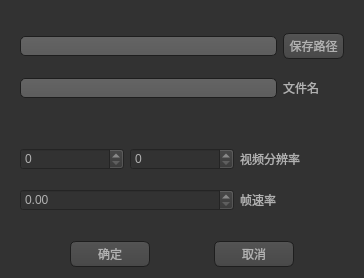
<?xml version="1.0" encoding="UTF-8"?>
<ui version="4.0">
 <class>Form</class>
 <widget class="QWidget" name="Form">
  <property name="geometry">
   <rect>
    <x>0</x>
    <y>0</y>
    <width>364</width>
    <height>278</height>
   </rect>
  </property>
  <property name="windowTitle">
   <string>Form</string>
  </property>
  <property name="styleSheet">
   <string notr="true">QToolTip
{
     border: 1px solid black;
     background-color: #ffa02f;
     padding: 1px;
     border-radius: 3px;
     opacity: 100;
}
 
QWidget
{
    color: #b1b1b1;
    background-color: #323232;
}
 
QWidget:item:hover
{
    background-color: QLinearGradient( x1: 0, y1: 0, x2: 0, y2: 1, stop: 0 #ffa02f, stop: 1 #ca0619);
    color: #000000;
}
 
QWidget:item:selected
{
    background-color: QLinearGradient( x1: 0, y1: 0, x2: 0, y2: 1, stop: 0 #ffa02f, stop: 1 #d7801a);
}
 
QMenuBar::item
{
    background: transparent;
}
 
QMenuBar::item:selected
{
    background: transparent;
    border: 1px solid #ffaa00;
}
 
QMenuBar::item:pressed
{
    background: #444;
    border: 1px solid #000;
    background-color: QLinearGradient(
        x1:0, y1:0,
        x2:0, y2:1,
        stop:1 #212121,
        stop:0.4 #343434/*,
        stop:0.2 #343434,
        stop:0.1 #ffaa00*/
    );
    margin-bottom:-1px;
    padding-bottom:1px;
}
 
QMenu
{
    border: 1px solid #000;
}
 
QMenu::item
{
    padding: 2px 20px 2px 20px;
}
 
QMenu::item:selected
{
    color: #000000;
}
 
QWidget:disabled
{
    color: #404040;
    background-color: #323232;
}
 
QAbstractItemView
{
    background-color: QLinearGradient( x1: 0, y1: 0, x2: 0, y2: 1, stop: 0 #4d4d4d, stop: 0.1 #646464, stop: 1 #5d5d5d);
}
 
QWidget:focus
{
    /*border: 2px solid QLinearGradient( x1: 0, y1: 0, x2: 0, y2: 1, stop: 0 #ffa02f, stop: 1 #d7801a);*/
}
 
QLineEdit
{
    background-color: QLinearGradient( x1: 0, y1: 0, x2: 0, y2: 1, stop: 0 #4d4d4d, stop: 0 #646464, stop: 1 #5d5d5d);
    padding: 1px;
    border-style: solid;
    border: 1px solid #1e1e1e;
    border-radius: 5;
}
 
QPushButton
{
    color: #b1b1b1;
    background-color: QLinearGradient( x1: 0, y1: 0, x2: 0, y2: 1, stop: 0 #565656, stop: 0.1 #525252, stop: 0.5 #4e4e4e, stop: 0.9 #4a4a4a, stop: 1 #464646);
    border-width: 1px;
    border-color: #1e1e1e;
    border-style: solid;
    border-radius: 6;
    padding: 3px;
    font-size: 12px;
    padding-left: 5px;
    padding-right: 5px;
}
 
QPushButton:pressed
{
    background-color: QLinearGradient( x1: 0, y1: 0, x2: 0, y2: 1, stop: 0 #2d2d2d, stop: 0.1 #2b2b2b, stop: 0.5 #292929, stop: 0.9 #282828, stop: 1 #252525);
}
 
QComboBox
{
    selection-background-color: #ffaa00;
    background-color: QLinearGradient( x1: 0, y1: 0, x2: 0, y2: 1, stop: 0 #565656, stop: 0.1 #525252, stop: 0.5 #4e4e4e, stop: 0.9 #4a4a4a, stop: 1 #464646);
    border-style: solid;
    border: 1px solid #1e1e1e;
    border-radius: 5;
}
 
QComboBox:hover,QPushButton:hover
{
    border: 2px solid QLinearGradient( x1: 0, y1: 0, x2: 0, y2: 1, stop: 0 #ffa02f, stop: 1 #d7801a);
}
 
 
QComboBox:on
{
    padding-top: 3px;
    padding-left: 4px;
    background-color: QLinearGradient( x1: 0, y1: 0, x2: 0, y2: 1, stop: 0 #2d2d2d, stop: 0.1 #2b2b2b, stop: 0.5 #292929, stop: 0.9 #282828, stop: 1 #252525);
    selection-background-color: #ffaa00;
}
 
QComboBox QAbstractItemView
{
    border: 2px solid darkgray;
    selection-background-color: QLinearGradient( x1: 0, y1: 0, x2: 0, y2: 1, stop: 0 #ffa02f, stop: 1 #d7801a);
}
 
QComboBox::drop-down
{
     subcontrol-origin: padding;
     subcontrol-position: top right;
     width: 15px;
 
     border-left-width: 0px;
     border-left-color: darkgray;
     border-left-style: solid; /* just a single line */
     border-top-right-radius: 3px; /* same radius as the QComboBox */
     border-bottom-right-radius: 3px;
 }
 
QComboBox::down-arrow
{
     image: url(:/down_arrow.png);
}
 
QGroupBox:focus
{
border: 2px solid QLinearGradient( x1: 0, y1: 0, x2: 0, y2: 1, stop: 0 #ffa02f, stop: 1 #d7801a);
}
 
QTextEdit:focus
{
    border: 2px solid QLinearGradient( x1: 0, y1: 0, x2: 0, y2: 1, stop: 0 #ffa02f, stop: 1 #d7801a);
}
 
QScrollBar:horizontal {
     border: 1px solid #222222;
     background: QLinearGradient( x1: 0, y1: 0, x2: 0, y2: 1, stop: 0.0 #121212, stop: 0.2 #282828, stop: 1 #484848);
     height: 7px;
     margin: 0px 16px 0 16px;
}
 
QScrollBar::handle:horizontal
{
      background: QLinearGradient( x1: 0, y1: 0, x2: 1, y2: 0, stop: 0 #ffa02f, stop: 0.5 #d7801a, stop: 1 #ffa02f);
      min-height: 20px;
      border-radius: 2px;
}
 
QScrollBar::add-line:horizontal {
      border: 1px solid #1b1b19;
      border-radius: 2px;
      background: QLinearGradient( x1: 0, y1: 0, x2: 1, y2: 0, stop: 0 #ffa02f, stop: 1 #d7801a);
      width: 14px;
      subcontrol-position: right;
      subcontrol-origin: margin;
}
 
QScrollBar::sub-line:horizontal {
      border: 1px solid #1b1b19;
      border-radius: 2px;
      background: QLinearGradient( x1: 0, y1: 0, x2: 1, y2: 0, stop: 0 #ffa02f, stop: 1 #d7801a);
      width: 14px;
     subcontrol-position: left;
     subcontrol-origin: margin;
}
 
QScrollBar::right-arrow:horizontal, QScrollBar::left-arrow:horizontal
{
      border: 1px solid black;
      width: 1px;
      height: 1px;
      background: white;
}
 
QScrollBar::add-page:horizontal, QScrollBar::sub-page:horizontal
{
      background: none;
}
 
QScrollBar:vertical
{
      background: QLinearGradient( x1: 0, y1: 0, x2: 1, y2: 0, stop: 0.0 #121212, stop: 0.2 #282828, stop: 1 #484848);
      width: 7px;
      margin: 16px 0 16px 0;
      border: 1px solid #222222;
}
 
QScrollBar::handle:vertical
{
      background: QLinearGradient( x1: 0, y1: 0, x2: 0, y2: 1, stop: 0 #ffa02f, stop: 0.5 #d7801a, stop: 1 #ffa02f);
      min-height: 20px;
      border-radius: 2px;
}
 
QScrollBar::add-line:vertical
{
      border: 1px solid #1b1b19;
      border-radius: 2px;
      background: QLinearGradient( x1: 0, y1: 0, x2: 0, y2: 1, stop: 0 #ffa02f, stop: 1 #d7801a);
      height: 14px;
      subcontrol-position: bottom;
      subcontrol-origin: margin;
}
 
QScrollBar::sub-line:vertical
{
      border: 1px solid #1b1b19;
      border-radius: 2px;
      background: QLinearGradient( x1: 0, y1: 0, x2: 0, y2: 1, stop: 0 #d7801a, stop: 1 #ffa02f);
      height: 14px;
      subcontrol-position: top;
      subcontrol-origin: margin;
}
 
QScrollBar::up-arrow:vertical, QScrollBar::down-arrow:vertical
{
      border: 1px solid black;
      width: 1px;
      height: 1px;
      background: white;
}
 
 
QScrollBar::add-page:vertical, QScrollBar::sub-page:vertical
{
      background: none;
}
 
QTextEdit
{
    background-color: #242424;
}
 
QPlainTextEdit
{
    background-color: #242424;
}
 
QHeaderView::section
{
    background-color: QLinearGradient(x1:0, y1:0, x2:0, y2:1, stop:0 #616161, stop: 0.5 #505050, stop: 0.6 #434343, stop:1 #656565);
    color: white;
    padding-left: 4px;
    border: 1px solid #6c6c6c;
}
 
QCheckBox:disabled
{
color: #414141;
}
 
QDockWidget::title
{
    text-align: center;
    spacing: 3px; /* spacing between items in the tool bar */
    background-color: QLinearGradient(x1:0, y1:0, x2:0, y2:1, stop:0 #323232, stop: 0.5 #242424, stop:1 #323232);
}
 
QDockWidget::close-button, QDockWidget::float-button
{
    text-align: center;
    spacing: 1px; /* spacing between items in the tool bar */
    background-color: QLinearGradient(x1:0, y1:0, x2:0, y2:1, stop:0 #323232, stop: 0.5 #242424, stop:1 #323232);
}
 
QDockWidget::close-button:hover, QDockWidget::float-button:hover
{
    background: #242424;
}
 
QDockWidget::close-button:pressed, QDockWidget::float-button:pressed
{
    padding: 1px -1px -1px 1px;
}
 
QMainWindow::separator
{
    background-color: QLinearGradient(x1:0, y1:0, x2:0, y2:1, stop:0 #161616, stop: 0.5 #151515, stop: 0.6 #212121, stop:1 #343434);
    color: white;
    padding-left: 4px;
    border: 1px solid #4c4c4c;
    spacing: 3px; /* spacing between items in the tool bar */
}
 
QMainWindow::separator:hover
{
 
    background-color: QLinearGradient(x1:0, y1:0, x2:0, y2:1, stop:0 #d7801a, stop:0.5 #b56c17 stop:1 #ffa02f);
    color: white;
    padding-left: 4px;
    border: 1px solid #6c6c6c;
    spacing: 3px; /* spacing between items in the tool bar */
}
 
QToolBar::handle
{
     spacing: 3px; /* spacing between items in the tool bar */
     background: url(:/images/handle.png);
}
 
QMenu::separator
{
    height: 2px;
    background-color: QLinearGradient(x1:0, y1:0, x2:0, y2:1, stop:0 #161616, stop: 0.5 #151515, stop: 0.6 #212121, stop:1 #343434);
    color: white;
    padding-left: 4px;
    margin-left: 10px;
    margin-right: 5px;
}
 
QProgressBar
{
    border: 2px solid grey;
    border-radius: 5px;
    text-align: center;
}
 
QProgressBar::chunk
{
    background-color: #d7801a;
    width: 2.15px;
    margin: 0.5px;
}
 
QTabBar::tab {
    color: #b1b1b1;
    border: 1px solid #444;
    border-bottom-style: none;
    background-color: #323232;
    padding-left: 10px;
    padding-right: 10px;
    padding-top: 3px;
    padding-bottom: 2px;
    margin-right: -1px;
}
 
QTabWidget::pane {
    border: 1px solid #444;
    top: 1px;
}
 
QTabBar::tab:last
{
    margin-right: 0; /* the last selected tab has nothing to overlap with on the right */
    border-top-right-radius: 3px;
}
 
QTabBar::tab:first:!selected
{
 margin-left: 0px; /* the last selected tab has nothing to overlap with on the right */
 
 
    border-top-left-radius: 3px;
}
 
QTabBar::tab:!selected
{
    color: #b1b1b1;
    border-bottom-style: solid;
    margin-top: 3px;
    background-color: QLinearGradient(x1:0, y1:0, x2:0, y2:1, stop:1 #212121, stop:.4 #343434);
}
 
QTabBar::tab:selected
{
    border-top-left-radius: 3px;
    border-top-right-radius: 3px;
    margin-bottom: 0px;
}
 
QTabBar::tab:!selected:hover
{
    /*border-top: 2px solid #ffaa00;
    padding-bottom: 3px;*/
    border-top-left-radius: 3px;
    border-top-right-radius: 3px;
    background-color: QLinearGradient(x1:0, y1:0, x2:0, y2:1, stop:1 #212121, stop:0.4 #343434, stop:0.2 #343434, stop:0.1 #ffaa00);
}
 
QRadioButton::indicator:checked, QRadioButton::indicator:unchecked{
    color: #b1b1b1;
    background-color: #323232;
    border: 1px solid #b1b1b1;
    border-radius: 6px;
}
 
QRadioButton::indicator:checked
{
    background-color: qradialgradient(
        cx: 0.5, cy: 0.5,
        fx: 0.5, fy: 0.5,
        radius: 1.0,
        stop: 0.25 #ffaa00,
        stop: 0.3 #323232
    );
}
 
QCheckBox::indicator{
    color: #b1b1b1;
    background-color: #323232;
    border: 1px solid #b1b1b1;
    width: 9px;
    height: 9px;
}
 
QRadioButton::indicator
{
    border-radius: 6px;
}
 
QRadioButton::indicator:hover, QCheckBox::indicator:hover
{
    border: 1px solid #ffaa00;
}
 
QCheckBox::indicator:checked
{
    image:url(:/images/checkbox.png);
}
 
QCheckBox::indicator:disabled, QRadioButton::indicator:disabled
{
    border: 1px solid #444;
}
</string>
  </property>
  <layout class="QVBoxLayout" name="verticalLayout">
   <item>
    <widget class="QWidget" name="widget" native="true">
     <layout class="QGridLayout" name="gridLayout" rowminimumheight="3,1">
      <item row="1" column="0">
       <widget class="QLineEdit" name="lineEdit_2"/>
      </item>
      <item row="1" column="1">
       <widget class="QLabel" name="label_2">
        <property name="text">
         <string>文件名</string>
        </property>
       </widget>
      </item>
      <item row="0" column="0">
       <widget class="QLineEdit" name="lineEdit">
        <property name="readOnly">
         <bool>true</bool>
        </property>
       </widget>
      </item>
      <item row="0" column="1">
       <widget class="QPushButton" name="pushButton">
        <property name="text">
         <string>保存路径</string>
        </property>
       </widget>
      </item>
     </layout>
    </widget>
   </item>
   <item>
    <widget class="QWidget" name="widget_2" native="true">
     <layout class="QGridLayout" name="gridLayout_2" rowminimumheight="3,1" columnminimumwidth="3,3,2">
      <item row="0" column="0">
       <widget class="QSpinBox" name="spinBox">
        <property name="maximum">
         <number>1000</number>
        </property>
       </widget>
      </item>
      <item row="0" column="1">
       <widget class="QSpinBox" name="spinBox_2">
        <property name="maximum">
         <number>1000</number>
        </property>
       </widget>
      </item>
      <item row="0" column="2">
       <widget class="QLabel" name="label">
        <property name="text">
         <string>视频分辨率</string>
        </property>
       </widget>
      </item>
      <item row="1" column="2">
       <widget class="QLabel" name="label_3">
        <property name="text">
         <string>帧速率</string>
        </property>
       </widget>
      </item>
      <item row="1" column="0" colspan="2">
       <widget class="QDoubleSpinBox" name="doubleSpinBox"/>
      </item>
     </layout>
    </widget>
   </item>
   <item>
    <layout class="QHBoxLayout" name="horizontalLayout_4">
     <item>
      <spacer name="horizontalSpacer">
       <property name="orientation">
        <enum>Qt::Horizontal</enum>
       </property>
       <property name="sizeHint" stdset="0">
        <size>
         <width>40</width>
         <height>20</height>
        </size>
       </property>
      </spacer>
     </item>
     <item>
      <widget class="QPushButton" name="pushButton_2">
       <property name="minimumSize">
        <size>
         <width>80</width>
         <height>0</height>
        </size>
       </property>
       <property name="text">
        <string>确定</string>
       </property>
      </widget>
     </item>
     <item>
      <spacer name="horizontalSpacer_2">
       <property name="orientation">
        <enum>Qt::Horizontal</enum>
       </property>
       <property name="sizeHint" stdset="0">
        <size>
         <width>40</width>
         <height>20</height>
        </size>
       </property>
      </spacer>
     </item>
     <item>
      <widget class="QPushButton" name="pushButton_3">
       <property name="minimumSize">
        <size>
         <width>80</width>
         <height>0</height>
        </size>
       </property>
       <property name="text">
        <string>取消</string>
       </property>
      </widget>
     </item>
     <item>
      <spacer name="horizontalSpacer_3">
       <property name="orientation">
        <enum>Qt::Horizontal</enum>
       </property>
       <property name="sizeHint" stdset="0">
        <size>
         <width>40</width>
         <height>20</height>
        </size>
       </property>
      </spacer>
     </item>
    </layout>
   </item>
  </layout>
 </widget>
 <resources/>
 <connections/>
</ui>
